Frame 1 (no input): blank canvas, image omitted
Frame 60 (the mouse pressed at the canvas centre just before this capture): blank canvas, image omitted
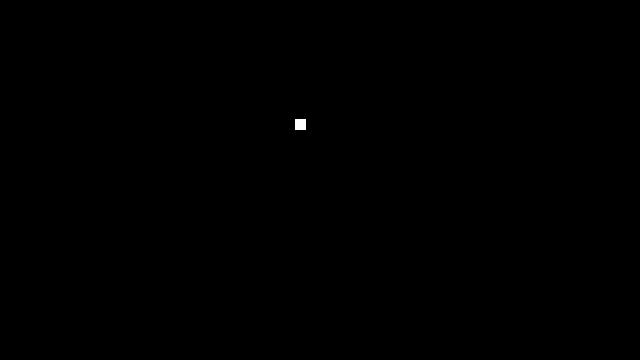
Frame 120 (the mouse held since frame 60 and released just before this capture)

The Processing sketch whose frames 1 and 60 were blank and that drew this single picture after the mouse press (run headless with seeded random() and noise(); from frame 60 on, the mouse is pressed at the canvas centre):

// Processing sketch: ProcessinggameMattsChanges
// ── ProcessinggameMattsChanges.pde

float x = 300;   // x location of square
float y = 360;     // y location of square

// The statements in the setup() function 
// execute once when the program begins
void setup() {
  size(640, 360);  // Size must be the first statement
  stroke(255);     // Set line drawing color to white
 
}
// The statements in draw() are executed until the 
// program is stopped. Each statement is executed in 
// sequence and after the last line is read, the first 
// line is executed again.
void draw() { 
  background(0);   // Clear the screen with a black background
  rectMode(CENTER);
  rect(x,y,10,10);

// move the square up if i'm pressing the mouse
if (mousePressed) {
   // as long as the square is below the top keep moving up
   if(y >= 0) { 
      y = y - 4; 
   }
   
   // if the square is at the top and I'm holding the mouse stay there.
   // if I let go of the mouse then I jump down to this line ***
   else {}
   }
   
   // ***
   // make the sqaure fall
else if(y != height) {
  y = y + 4; 
  }
}
